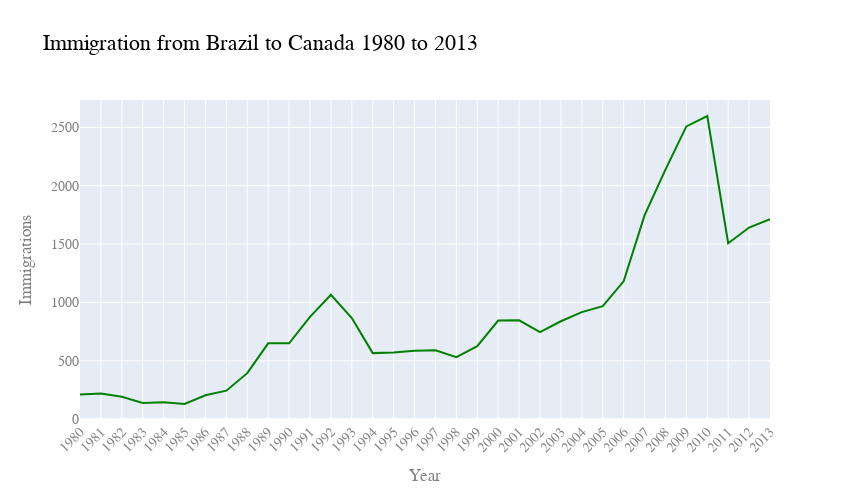

Notebook code for this chart:
### Code cell
fig = px.line(df_brazil, x='year', y='immigration', 
              title='Immigration from Brazil to Canada 1980 to 2013')

fig.update_traces(line_color='green', line_width=2)

fig.update_layout(width=850, height=500,
                  font_size=14, font_family='Arial', font_color='grey',
                  xaxis={'tickangle':-45},
                  title_font_color='black', title_font_size=22, 
                  xaxis_title='Year', yaxis_title='Immigrations')

fig.show()

### Figure 1 — Plotly figure (JSON) as saved in the notebook; plotly's stock layout.template omitted (floating-point values rounded to 4 significant figures)
{"data": [{"hovertemplate": "year=%{x}<br>immigration=%{y}<extra></extra>", "legendgroup": "", "line": {"color": "green", "dash": "solid", "width": 2}, "marker": {"symbol": "circle"}, "mode": "lines", "name": "", "orientation": "v", "showlegend": false, "type": "scatter", "x": ["1980", "1981", "1982", "1983", "1984", "1985", "1986", "1987", "1988", "1989", "1990", "1991", "1992", "1993", "1994", "1995", "1996", "1997", "1998", "1999", "2000", "2001", "2002", "2003", "2004", "2005", "2006", "2007", "2008", "2009", "2010", "2011", "2012", "2013"], "xaxis": "x", "y": [211, 220, 192, 139, 145, 130, 205, 244, 394, 650, 650, 877, 1066, 866, 566, 572, 586, 591, 531, 626, 845, 847, 745, 839, 917, 969, 1181, 1746, 2138, 2509, 2598, 1508, 1642, 1714], "yaxis": "y"}], "layout": {"font": {"color": "grey", "family": "Arial", "size": 14}, "height": 500, "legend": {"tracegroupgap": 0}, "title": {"font": {"color": "black", "size": 22}, "text": "Immigration from Brazil to Canada 1980 to 2013"}, "width": 850, "xaxis": {"anchor": "y", "domain": [0, 1], "tickangle": -45, "title": {"text": "Year"}}, "yaxis": {"anchor": "x", "domain": [0, 1], "title": {"text": "Immigrations"}}}}
